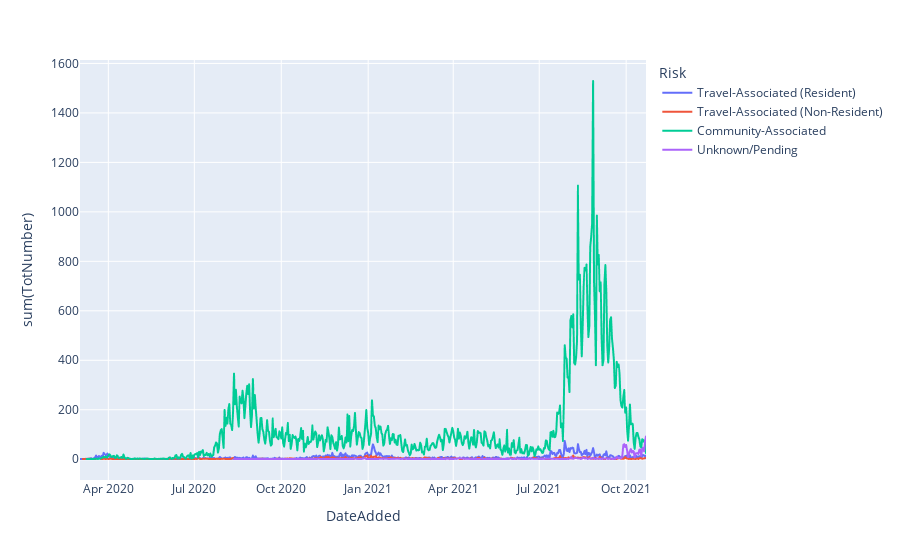

Source (notebook cell):
### Code cell
px.line(ccbrstots, x="DateAdded", y="sum(TotNumber)", color="Risk")
# Trying again without setting fig equal to this

### Figure 1 — Plotly figure (JSON) as saved in the notebook; plotly's stock layout.template omitted (floating-point values rounded to 4 significant figures; data arrays with more than 128 entries replaced by an {"elided": "..."} marker saying what was removed)
{"data": [{"hovertemplate": "Risk=Travel-Associated (Resident)<br>DateAdded=%{x}<br>sum(TotNumber)=%{y}<extra></extra>", "legendgroup": "Travel-Associated (Resident)", "line": {"color": "#636efa", "dash": "solid"}, "marker": {"symbol": "circle"}, "mode": "lines", "name": "Travel-Associated (Resident)", "showlegend": true, "type": "scattergl", "x": {"elided": "520 str values"}, "xaxis": "x", "y": {"elided": "520 int values"}, "yaxis": "y"}, {"hovertemplate": "Risk=Travel-Associated (Non-Resident)<br>DateAdded=%{x}<br>sum(TotNumber)=%{y}<extra></extra>", "legendgroup": "Travel-Associated (Non-Resident)", "line": {"color": "#EF553B", "dash": "solid"}, "marker": {"symbol": "circle"}, "mode": "lines", "name": "Travel-Associated (Non-Resident)", "showlegend": true, "type": "scattergl", "x": {"elided": "373 str values"}, "xaxis": "x", "y": {"elided": "373 int values"}, "yaxis": "y"}, {"hovertemplate": "Risk=Community-Associated<br>DateAdded=%{x}<br>sum(TotNumber)=%{y}<extra></extra>", "legendgroup": "Community-Associated", "line": {"color": "#00cc96", "dash": "solid"}, "marker": {"symbol": "circle"}, "mode": "lines", "name": "Community-Associated", "showlegend": true, "type": "scattergl", "x": {"elided": "568 str values"}, "xaxis": "x", "y": {"elided": "568 int values"}, "yaxis": "y"}, {"hovertemplate": "Risk=Unknown/Pending<br>DateAdded=%{x}<br>sum(TotNumber)=%{y}<extra></extra>", "legendgroup": "Unknown/Pending", "line": {"color": "#ab63fa", "dash": "solid"}, "marker": {"symbol": "circle"}, "mode": "lines", "name": "Unknown/Pending", "showlegend": true, "type": "scattergl", "x": {"elided": "158 str values"}, "xaxis": "x", "y": {"elided": "158 int values"}, "yaxis": "y"}], "layout": {"legend": {"title": {"text": "Risk"}, "tracegroupgap": 0}, "margin": {"t": 60}, "xaxis": {"anchor": "y", "domain": [0, 1], "title": {"text": "DateAdded"}}, "yaxis": {"anchor": "x", "domain": [0, 1], "title": {"text": "sum(TotNumber)"}}}}
